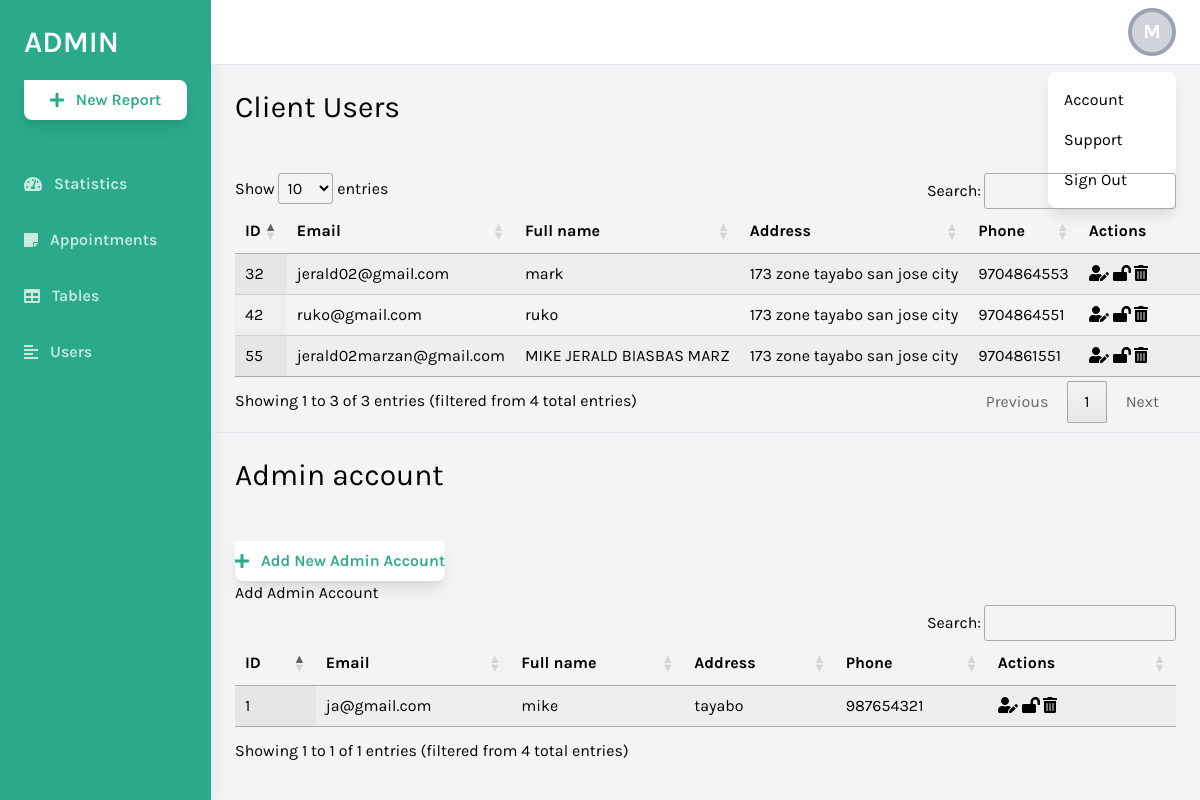
Page /admin/forms.php (signed in) on the committed database.
### tables this page shows
CREATE TABLE `user` (
  `Id` int(11) NOT NULL,
  `Email` varchar(24) NOT NULL,
  `Password` varchar(100) NOT NULL,
  `FName` varchar(24) NOT NULL,
  `Address` varchar(30) NOT NULL,
  `Phone` bigint(20) NOT NULL,
  `UserType` varchar(11) NOT NULL,
  `reset_token_hash` varchar(64) DEFAULT NULL,
  `reset_token_expires_at` datetime DEFAULT NULL,
  `ConfirmationCode` int(24) DEFAULT NULL,
  `Status` varchar(60) NOT NULL
);

### admin/forms.php (the view, shortened to what this page needs)
<!DOCTYPE html>
<html lang="en">
<head>
    <link href="https://cdnjs.cloudflare.com/ajax/libs/tailwindcss/2.2.19/tailwind.min.css" rel="stylesheet">
</head>
<body class="bg-gray-100 font-family-karla flex">
    <aside class="relative bg-sidebar h-screen w-64 hidden sm:block shadow-xl">
        <div class="p-6">
            <a href="index.php" class="text-white text-3xl font-semibold uppercase hover:text-gray-300">Admin</a>
            <button class="w-full bg-white cta-btn font-semibold py-2 mt-5 rounded-br-lg rounded-bl-lg rounded-tr-lg shadow-lg hover:shadow-xl hover:bg-gray-300 flex items-center justify-center">
                <i class="fas fa-plus mr-3"></i> New Report
            </button>
        </div>
        <nav class="text-white text-base font-semibold pt-3">
                <a href="index.php" class="flex items-center text-white opacity-75 hover:opacity-100 py-4 pl-6 nav-item">
                    <i class="fas fa-tachometer-alt mr-3"></i> Statistics
                </a>
                <a href="blank.php" class="flex items-center text-white opacity-75 hover:opacity-100 py-4 pl-6 nav-item">
                    <i class="fas fa-sticky-note mr-3"></i> Appointments
                </a>
                <a href="tables.php" class="flex items-center text-white opacity-75 hover:opacity-100 py-4 pl-6 nav-item">
                    <i class="fas fa-table mr-3"></i> Tables
                </a>
                <a href="forms.php" class="flex items-center text-white opacity-75 hover:opacity-100 py-4 pl-6 nav-item">
                    <i class="fas fa-align-left mr-3"></i> Users
                </a>
            </nav>
    </aside>
    <div class="relative w-full flex flex-col h-screen overflow-y-hidden">
        <header class="w-full items-center bg-white py-2 px-6 hidden sm:flex">
            <div x-data="{ isOpen: false }" class="relative w-1/2 flex justify-end">
            <button @click="isOpen = !isOpen" class="relative z-10 w-12 h-12 rounded-full overflow-hidden border-4 border-gray-400 hover:border-gray-300 focus:border-gray-300 focus:outline-none bg-gray-300 flex items-center justify-center text-white font-bold text-xl">
    <?php
    $initials = "?";
    if (isset($_SESSION['name'])) {
        $full_name = htmlspecialchars($_SESSION['name']);
        $first_name = strtok($full_name, ' ');
        if ($first_name) {
            $initials = strtoupper(substr($first_name, 0, 1));
        }
    }
    echo $initials;
    ?>
</button>
                <button x-show="isOpen" @click="isOpen = false" class="h-full w-full fixed inset-0 cursor-default"></button>
                <div x-show="isOpen" class="absolute w-32 bg-white rounded-lg shadow-lg py-2 mt-16">
                    <a href="#" class="block px-4 py-2 account-link hover:text-white">Account</a>
                    <a href="#" class="block px-4 py-2 account-link hover:text-white">Support</a>
                    <a href="logout.php" class="block px-4 py-2 account-link hover:text-white">Sign Out</a>
                </div>
            </div>
        </header>
        <?php
require_once 'db.php';
$sql = "SELECT * FROM user ";
$stmt = $conn->prepare($sql);
$stmt->execute();
$result = $stmt->get_result();
?>
<link rel="stylesheet" href="https://cdn.datatables.net/1.12.1/css/jquery.dataTables.min.css">
<link rel="stylesheet" href="https://cdn.datatables.net/responsive/2.3.0/css/responsive.dataTables.min.css">
<div class="w-full h-screen overflow-x-hidden border-t flex flex-col">
    <main class="w-full flex-grow p-6">
        <h1 class="text-3xl text-black pb-6">Client Users</h1>
        <div class="w-full mt-6">
            <table id="user-table" class="display nowrap w-full text-left table-auto min-w-max">
                <thead>
                    <tr>
                        <th>ID</th>
                        <th>Email</th>
                        <th>Full name</th>
                        <th>Address</th>
                        <th>Phone</th>
                        <th>Actions</th>
                    </tr>
                </thead>
                <tbody>
                    <?php foreach ($_SESSION['users'] as $user) { ?>
                        <tr data-id="<?= $user['Id'] ?>">
                            <td><?= htmlspecialchars($user['Id']) ?></td>
                            <td><?= htmlspecialchars($user['Email']) ?></td>
                            <td><?= htmlspecialchars($user['Fname']) ?></td>
                            <td><?= htmlspecialchars($user['Address']) ?></td>
                            <td><?= htmlspecialchars($user['Phone']) ?></td>
                            <td>
                            <button class="edit-user-btn" data-id="<?= $user['Id'] ?>" title="Edit User">
    <i class="fas fa-user-edit"></i>
</button>
<button class="edit-password-btn" data-id="<?= $user['Id'] ?>" title="Edit Password">
    <i class="fas fa-lock-open"></i>
</button>
<button class="remove-btn" data-id="<?= $user['Id'] ?>" title="Remove">
    <i class="fas fa-trash-alt"></i>
</button></td>
                        </tr>
                    <?php } ?>
                </tbody>
            </table>
        </div>
    </main>
</div>
<div class="w-full h-screen overflow-x-hidden border-t flex flex-col">
    <main class="w-full flex-grow p-6">
        <h1 class="text-3xl text-black pb-6">Admin account</h1>
        <div class="w-full mt-6">
        <button id="openModal" class="w-max bg-white cta-btn font-semibold py-2 mt-5 rounded-br-lg rounded-bl-lg rounded-tr-lg shadow-lg hover:shadow-xl hover:bg-gray-300 flex items-center justify-center">
                <i class="fas fa-plus mr-3"></i> Add New Admin Account
             </button><button>Add Admin Account</button>
            <table id="admin-table" class="display nowrap w-full text-left table-auto-max-w-max">
                <thead>
                    <tr>
                        <th>ID</th>
                        <th>Email</th>
                        <th>Full name</th>
                        <th>Address</th>
                        <th>Phone</th>
                        <th>Actions</th>
                    </tr>
                </thead>
                <tbody>
                    <?php foreach ($_SESSION['users'] as $user) { ?>
                        <tr data-id="<?= $user['Id'] ?>">
                            <td><?= htmlspecialchars($user['Id']) ?></td>
                            <td><?= htmlspecialchars($user['Email']) ?></td>
                            <td><?= htmlspecialchars($user['Fname']) ?></td>
                            <td><?= htmlspecialchars($user['Address']) ?></td>
                            <td><?= htmlspecialchars($user['Phone']) ?></td>
                            <td>
                            <button class="edit-user-btn1" data-id="<?= $user['Id'] ?>" title="Edit User">
    <i class="fas fa-user-edit"></i>
</button>
<button class="edit-password-btn1" data-id="<?= $user['Id'] ?>" title="Edit Password">
    <i class="fas fa-lock-open"></i>
</button>
<button class="remove-btn1" data-id="<?= $user['Id'] ?>" title="Remove">
    <i class="fas fa-trash-alt"></i>
</button></td>
                        </tr>
                    <?php } ?>
                </tbody>
            </table>
        </div>
    </main>
</div>
    </div>
</body>
</html>

### admin/forms.php (style rules this page uses)
.font-family-karla { font-family: karla; }
.bg-sidebar { background: #2AAA8A; }
.cta-btn { color: #2AAA8A; }

### rows in the picture
user: Id "32", Email "jerald02@gmail.com", FName "mark", Address "173 zone tayabo san jose city", Phone "9704864553"
user: Id "42", Email "ruko@gmail.com", FName "ruko", Address "173 zone tayabo san jose city", Phone "9704864551"
user: Id "55", Email "jerald02marzan@gmail.com", FName "MIKE JERALD BIASBAS MARZ", Address "173 zone tayabo san jose city", Phone "9704861551"
user: Id "1", Email "ja@gmail.com", FName "mike", Address "tayabo", Phone "987654321"

### other values in the picture
$initials "M"
